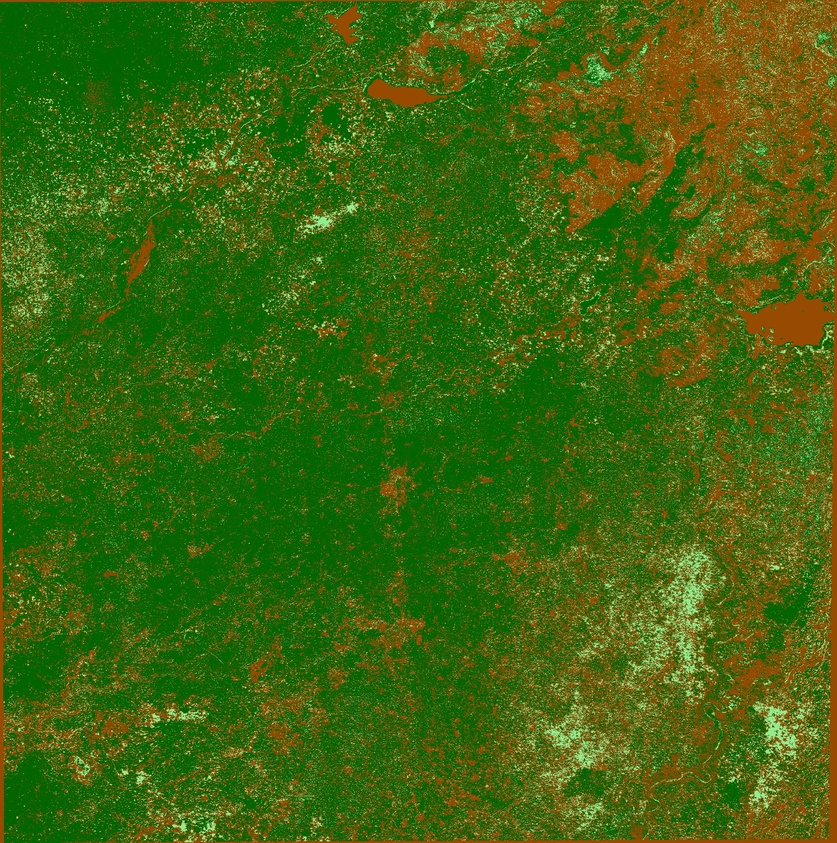
#> input picture Pre-processing/combined_bands/img10.jpg, 837 x 843 px, shrunk from 2118 x 2135 before the run; its folder holds only this picture in this run
$ python series.py
#> lines starting #> are read from the running program, lines starting #| are printed output that depends on the picture
import cv2
import numpy as np
import glob

files = glob.glob("/home/pranav/Downloads/SIH/Clipped_NDVI/testing/combined_bands/*.jpg")
print(files)
count_tot=[]
second_count=[]
for file in files:
    count=0
    tot=0
    print(file)
    img = cv2.imread(file)
#> img is the input picture: shape (843, 837, 3); mean B, G, R 15.7, 101.9, 62.9
    #
    m,n,_ = img.shape
    print(m,'   ',n)
#| 843     837
    img_copy = np.copy(img)
    img_copy[:,:,0] = np.zeros((m,n))
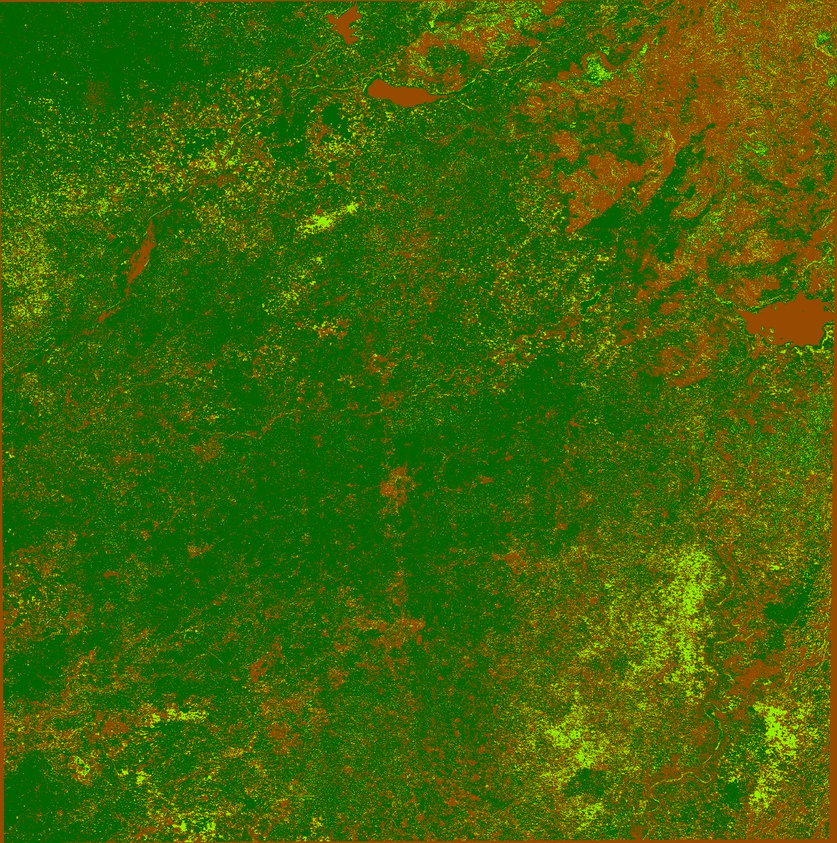
#> img_copy: shape (843, 837, 3); mean B, G, R 0, 101.9, 62.9
    img_copy[:,:,2] = np.zeros((m,n))
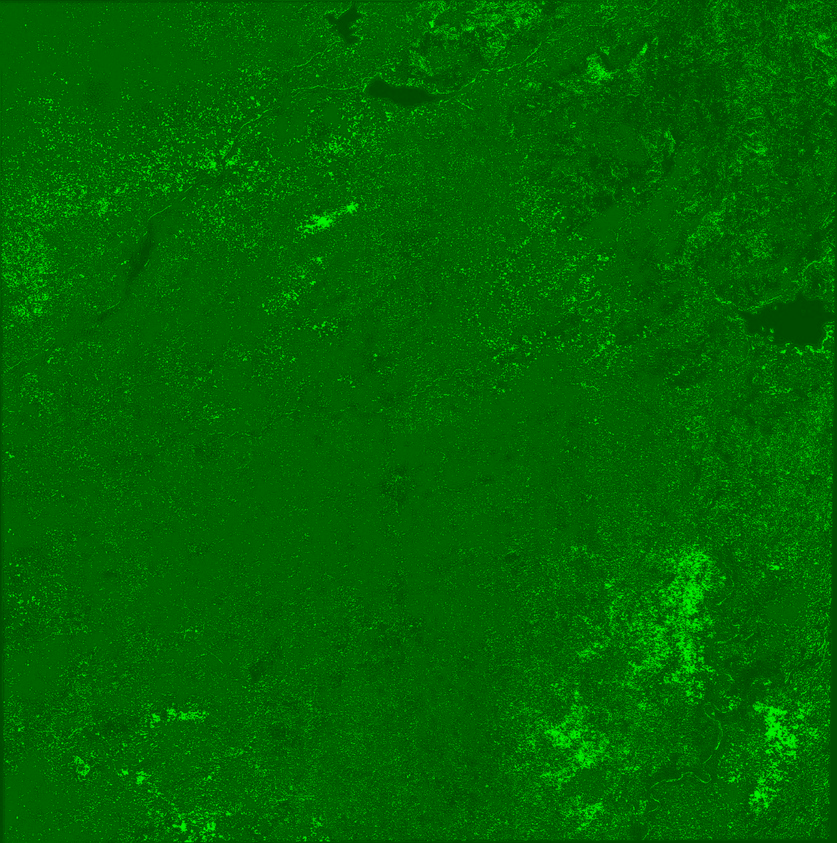
#> img_copy: shape (843, 837, 3); mean B, G, R 0, 101.9, 0
    tm=img_copy[:,:,0]
#> tm: shape (843, 837); every value is 0
    test=img_copy[:,:,1]
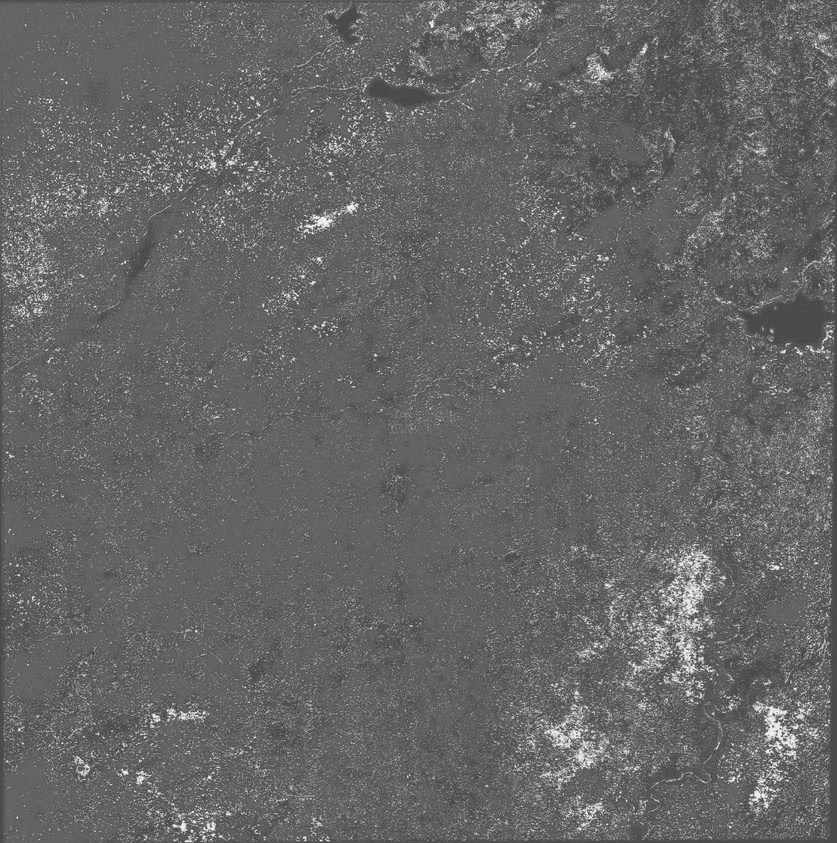
#> test: shape (843, 837); min 52, max 255, mean 101.9
    # print('Test is:',test)
    for j in range(len(test)):
        for k in range(len(test[j])):
            if test[j][k]>127:
                count=count+test[j][k]
            if test[j][k]>=160 and test[j][k]<=220:
                tot=tot+test[j][k]
#> after the loop, count = 10520091; tot = 3385482

    count_tot.append(count)
    second_count.append(tot)

print('Total summation for each image')
print(count_tot)
#| [10520091]
print('Selected summation')
print(second_count)
#| [3385482]

$ run again, on Pre-processing/combined_bands/img15.jpg
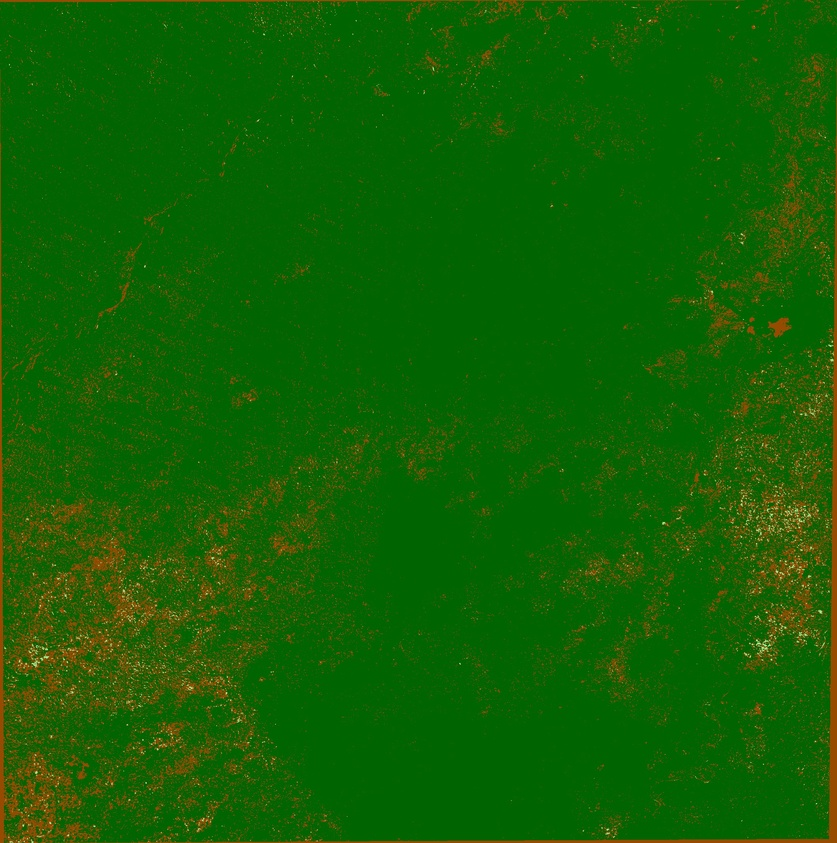
#> input picture Pre-processing/combined_bands/img15.jpg, 837 x 843 px, shrunk from 2118 x 2135 before the run
#> img is the input picture: shape (843, 837, 3); mean B, G, R 3.6, 98.2, 17.7
#| 843     837
#> `img_copy[:,:,2] = np.zeros((m,n))`:
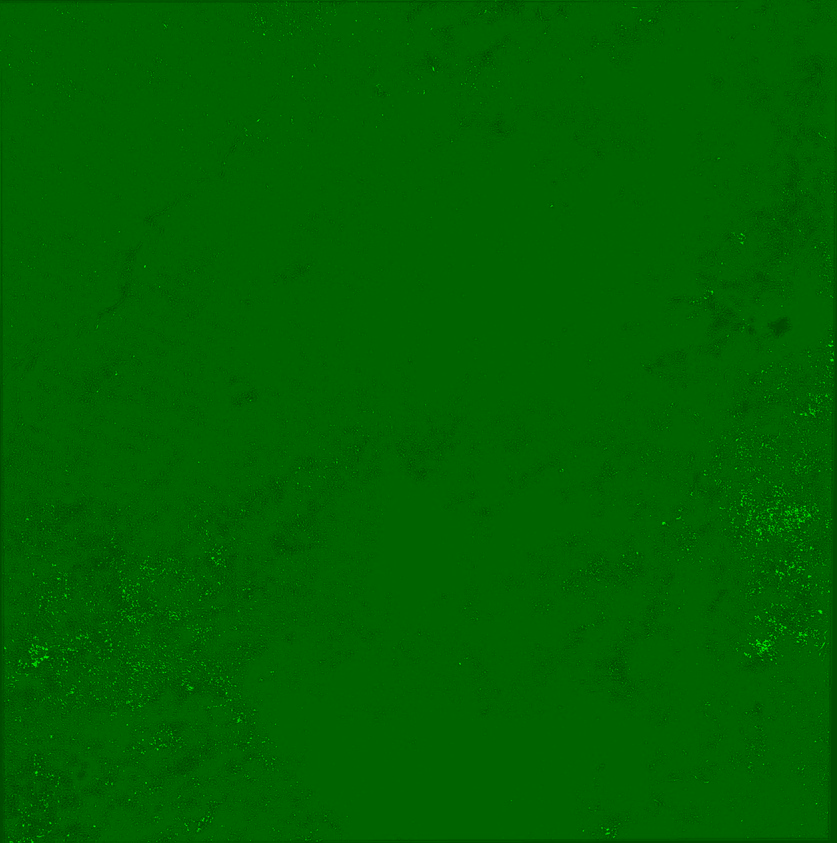
#> img_copy: shape (843, 837, 3); mean B, G, R 0, 98.2, 0
#> tm: shape (843, 837); every value is 0
#> `test=img_copy[:,:,1]`:
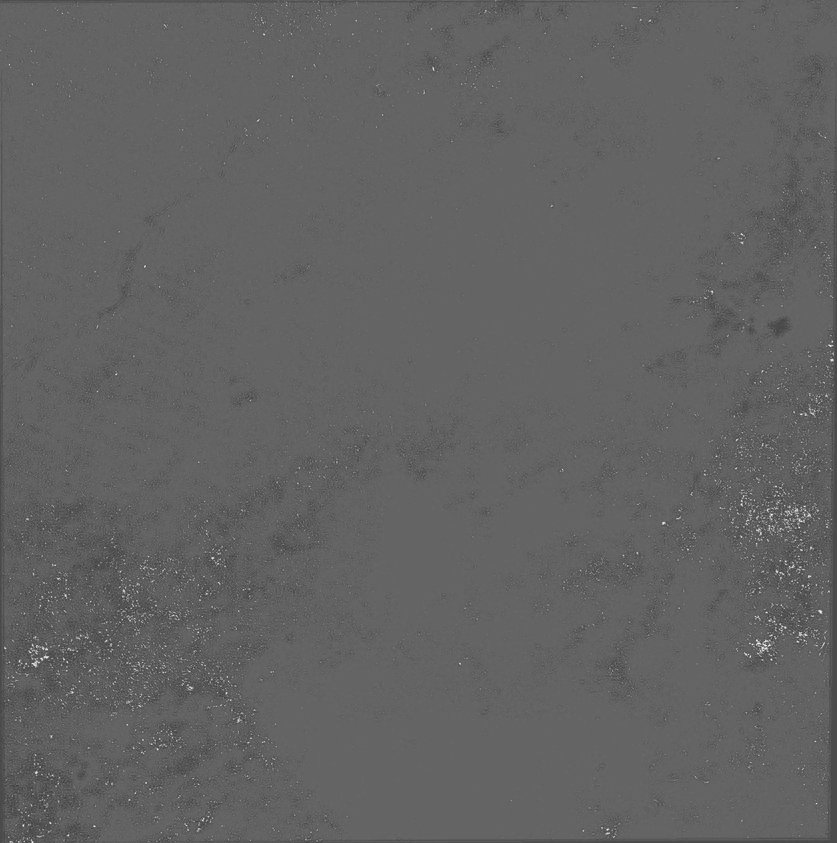
#> test: shape (843, 837); min 58, max 246, mean 98.2
#> after the loop `for j in range(len(test)):`: count = 706718; tot = 218945
#| [706718]
#| [218945]

$ run again, on Pre-processing/combined_bands/img17.jpg
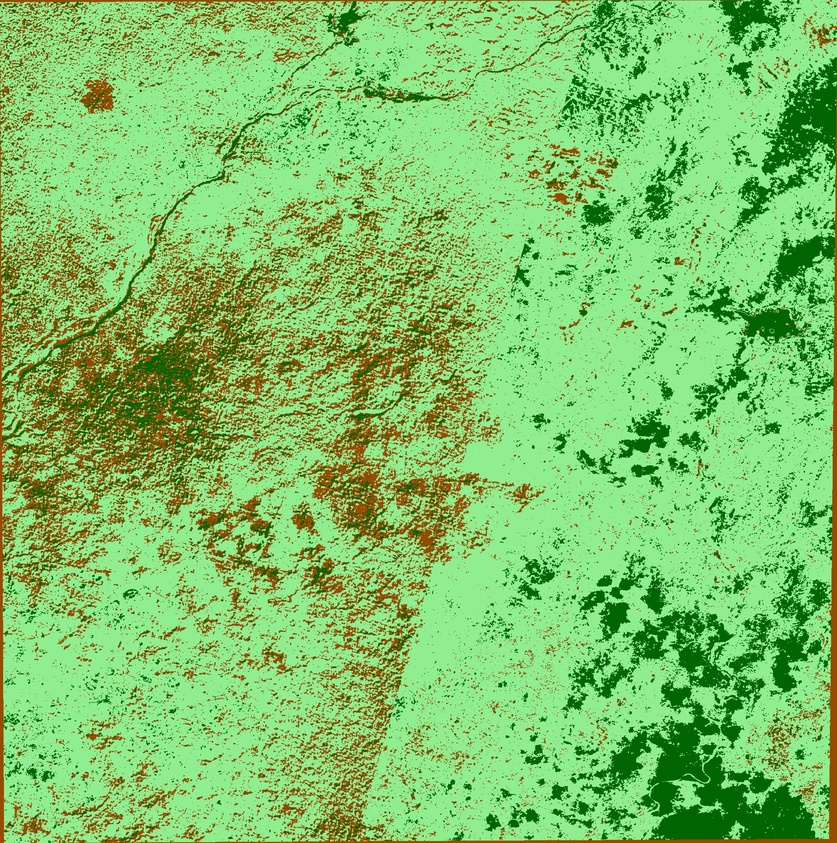
#> input picture Pre-processing/combined_bands/img17.jpg, 837 x 843 px, shrunk from 2118 x 2135 before the run
#> img is the input picture: shape (843, 837, 3); mean B, G, R 104.6, 194.8, 127.3
#| 843     837
#> `img_copy[:,:,2] = np.zeros((m,n))`:
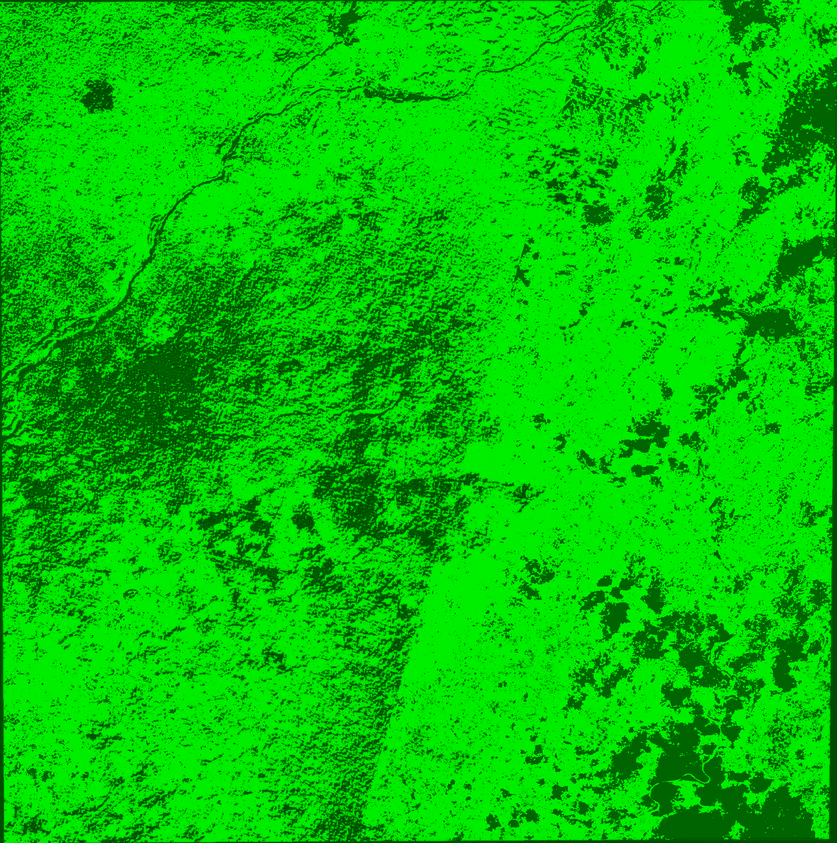
#> img_copy: shape (843, 837, 3); mean B, G, R 0, 194.8, 0
#> tm: shape (843, 837); every value is 0
#> `test=img_copy[:,:,1]`:
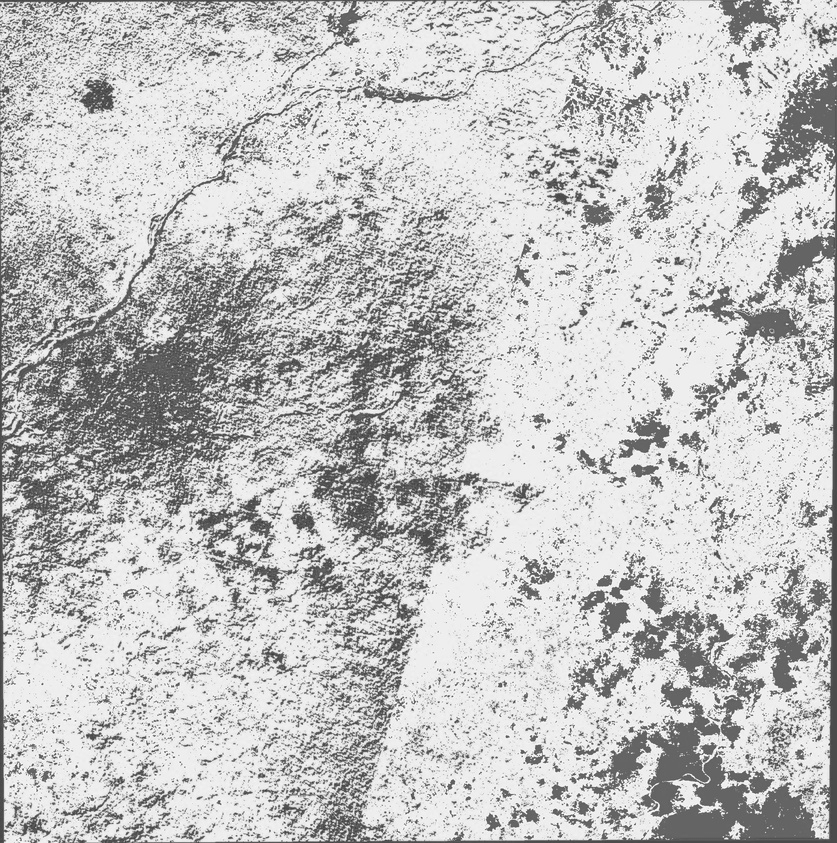
#> test: shape (843, 837); min 48, max 255, mean 194.8
#> after the loop `for j in range(len(test)):`: count = 124175750; tot = 26473877
#| [124175750]
#| [26473877]

$ run again, on Pre-processing/combined_bands/img18.jpg
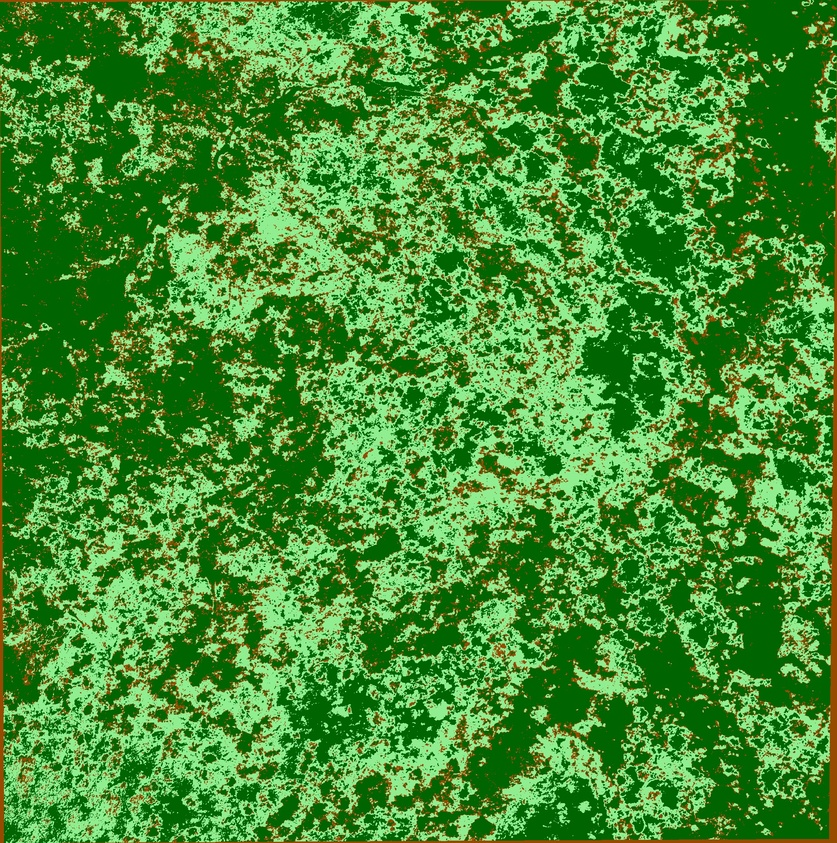
#> input picture Pre-processing/combined_bands/img18.jpg, 837 x 843 px, shrunk from 2118 x 2135 before the run
#> img is the input picture: shape (843, 837, 3); mean B, G, R 52.6, 144.2, 70.9
#| 843     837
#> `img_copy[:,:,2] = np.zeros((m,n))`:
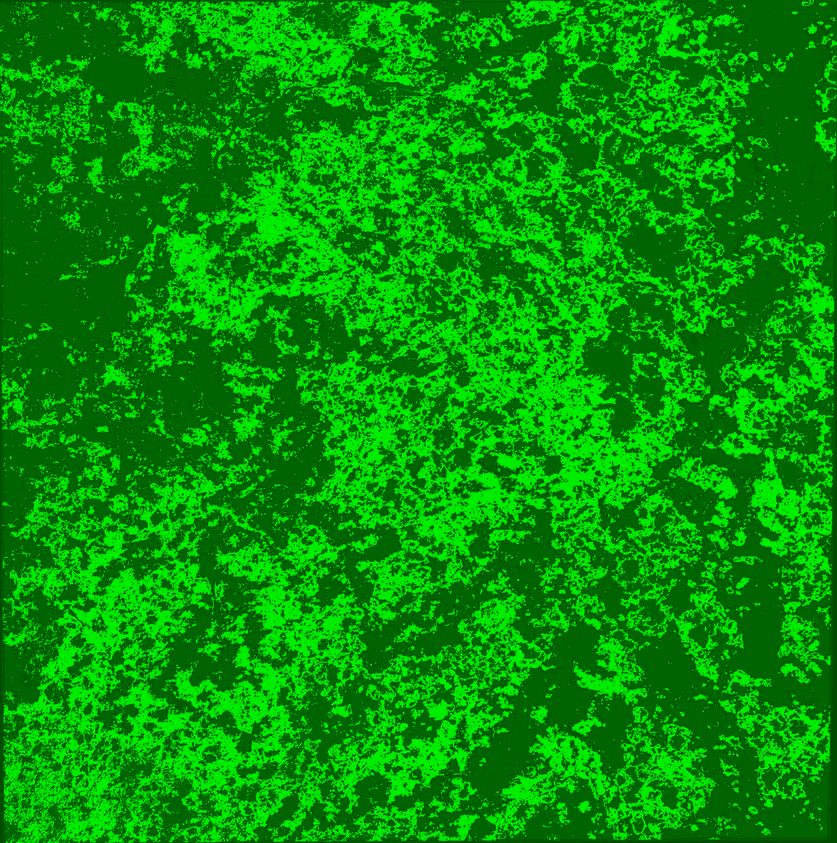
#> img_copy: shape (843, 837, 3); mean B, G, R 0, 144.2, 0
#> tm: shape (843, 837); every value is 0
#> `test=img_copy[:,:,1]`:
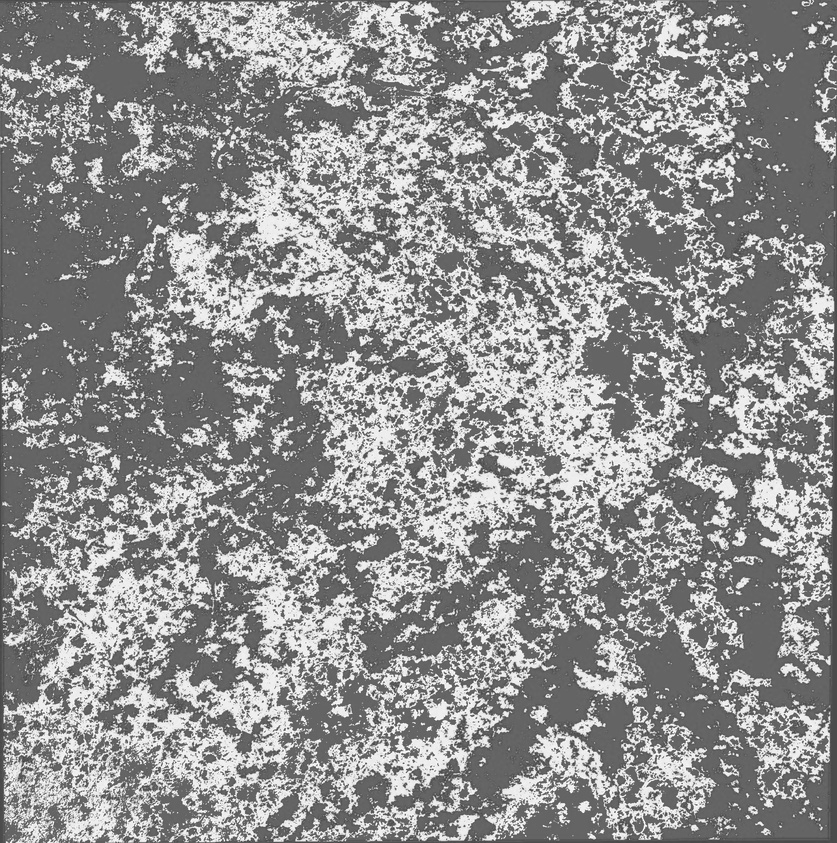
#> test: shape (843, 837); min 53, max 255, mean 144.2
#> after the loop `for j in range(len(test)):`: count = 62701786; tot = 21079133
#| [62701786]
#| [21079133]
